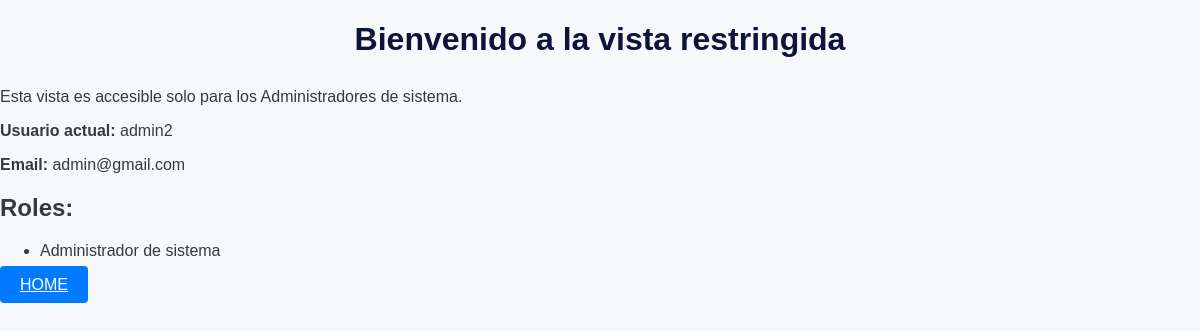
Screenshot of /restricted/ (signed in) with the database file from the repository.
### Polls/models.py (models this page shows, shortened)
class CustomUser(AbstractUser):
    roles = models.ManyToManyField(Role,  related_name='users')

class Role(models.Model):
    name = models.CharField(max_length=50)
    def __str__(self):
        return self.name

### Polls/views.py (the view)
# urls.py: path('restricted/', views.redirect_home_administrador, name='restricted_view'),  # Vista restringida, solo una vez
@login_required(login_url='/admin_login/')
@user_passes_test(lambda u: has_role_id(u, ADMINISTRADOR_SISTEMA), login_url='/access_denied/')
def redirect_home_administrador(request):
    usuario = request.user
    roles = usuario.roles.all()  # Obtener los roles del usuario
    print(f"Usuario: {usuario.username}, Roles: {roles}")
    context = {
        'usuario': usuario,
        'roles': roles,
        'mensaje': 'Bienvenido a la vista restringida'
    }
    return render(request, 'Modulo_administrador/usuarios/restricted_view.html', context)

### Polls/context_processors.py (called while the page is built)
def role_context(request):
    user = request.user
    if user.is_authenticated:
        return {
            'can_access_ticket': user.roles.filter(id=JEFE_BODEGA).exists() or user.roles.filter(id=JEFE_OBRA).exists(),
            'can_access_inventario': user.roles.filter(id=JEFE_BODEGA).exists() or user.roles.filter(id=JEFE_OBRA).exists(),
            'can_access_reportes': user.roles.filter(id=ADMINISTRADOR_OBRA).exists(),
            'is_administrador_obra': user.roles.filter(id=ADMINISTRADOR_OBRA).exists(),
        }
    return {}

### Polls/views.py (called while the page is built)
def has_role_id(user, role_id):
    return user.roles.filter(id=role_id).exists()

### Polls/templates/Modulo_administrador/usuarios/restricted_view.html (shortened to what this page needs)
{% load static %}
<!DOCTYPE html>
<html lang="es">
<head>
    <link rel="stylesheet" href="{% static 'css/style.css' %}">
</head>
<body>
    <div class="container">
        <h1>{{ mensaje }}</h1>
        <p>Esta vista es accesible solo para los Administradores de sistema.</p>
        <p><strong>Usuario actual:</strong> {{ usuario.username }}</p>
        <p><strong>Email:</strong> {{ usuario.email }}</p>
        <h2>Roles:</h2>
        <ul>
            {% for rol in roles %}
                <li>{{ rol.name }}</li>
            {% endfor %}
        </ul>
            <a class="nav-link btn" href="{% url 'menu_admin' %}">Home</a>
    </div>
</body>
</html>

### Polls/static/css/style.css (style rules this page uses)
:root { --white-color: #fff; --blue-color: #4070f4; --grey-color: #707070; --grey-color-light: #aaa; --light-gray: #c6c6c9; --dark-blue: #0d143b; --red: #ba1c2c; --gray: #6c6d7e; --black: #040406; --brown: #5f2742; --blue-gray: #393b5b; --silver: #ffffff; }
body { font-family: "Poppins", sans-serif; margin: 0; padding: 0; background-color: #f5f5f5; color: #343a40; }
h1 { text-align: center; margin-bottom: 30px; color: var(--dark-blue); }
.btn { padding: 10px 20px; border-radius: 5px; text-transform: uppercase; cursor: pointer; }
.btn { background-color: #007bff; color: white; padding: 10px 20px; border: none; border-radius: 4px; cursor: pointer; font-size: 16px; transition: background-color 0.3s; }
body { background-color: #f7f8fa; font-family: "Arial", sans-serif; }

### rows the page displays
CustomUser: username "admin2", email "admin@gmail.com"
Role: name "Administrador de sistema"

### other values shown
{{ mensaje }} "Bienvenido a la vista restringida"
